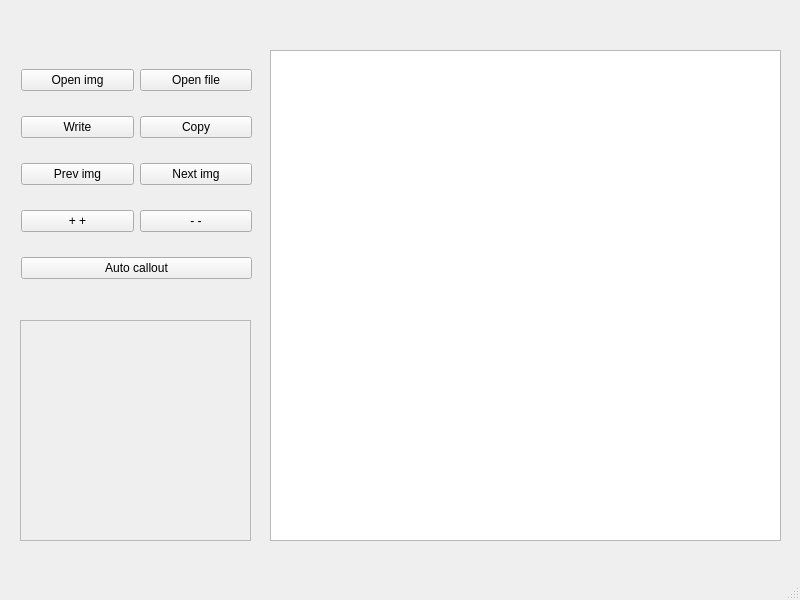
<?xml version="1.0" encoding="UTF-8"?>
<ui version="4.0">
 <class>imgManger</class>
 <widget class="QMainWindow" name="imgManger">
  <property name="geometry">
   <rect>
    <x>0</x>
    <y>0</y>
    <width>800</width>
    <height>600</height>
   </rect>
  </property>
  <property name="windowTitle">
   <string>MainWindow</string>
  </property>
  <widget class="QWidget" name="centralwidget">
   <widget class="QScrollArea" name="scrollArea">
    <property name="geometry">
     <rect>
      <x>20</x>
      <y>320</y>
      <width>231</width>
      <height>221</height>
     </rect>
    </property>
    <property name="widgetResizable">
     <bool>true</bool>
    </property>
    <widget class="QWidget" name="scrollAreaWidgetContents">
     <property name="geometry">
      <rect>
       <x>0</x>
       <y>0</y>
       <width>229</width>
       <height>219</height>
      </rect>
     </property>
    </widget>
   </widget>
   <widget class="QGraphicsView" name="graphicsView">
    <property name="geometry">
     <rect>
      <x>270</x>
      <y>50</y>
      <width>511</width>
      <height>491</height>
     </rect>
    </property>
   </widget>
   <widget class="QWidget" name="">
    <property name="geometry">
     <rect>
      <x>21</x>
      <y>50</y>
      <width>231</width>
      <height>251</height>
     </rect>
    </property>
    <layout class="QGridLayout" name="gridLayout">
     <item row="1" column="0">
      <widget class="QPushButton" name="pushButton_3">
       <property name="text">
        <string>Write</string>
       </property>
      </widget>
     </item>
     <item row="2" column="0">
      <widget class="QPushButton" name="pushButton_5">
       <property name="text">
        <string>Prev img</string>
       </property>
      </widget>
     </item>
     <item row="2" column="1">
      <widget class="QPushButton" name="pushButton_6">
       <property name="text">
        <string>Next img</string>
       </property>
      </widget>
     </item>
     <item row="0" column="0">
      <widget class="QPushButton" name="pushButton">
       <property name="text">
        <string>Open img</string>
       </property>
      </widget>
     </item>
     <item row="4" column="0" colspan="2">
      <widget class="QPushButton" name="pushButton_7">
       <property name="text">
        <string>Auto callout</string>
       </property>
      </widget>
     </item>
     <item row="3" column="0">
      <widget class="QPushButton" name="pushButton_8">
       <property name="text">
        <string>+ +</string>
       </property>
      </widget>
     </item>
     <item row="3" column="1">
      <widget class="QPushButton" name="pushButton_9">
       <property name="text">
        <string>- -</string>
       </property>
      </widget>
     </item>
     <item row="0" column="1">
      <widget class="QPushButton" name="pushButton_2">
       <property name="text">
        <string>Open file</string>
       </property>
      </widget>
     </item>
     <item row="1" column="1">
      <widget class="QPushButton" name="pushButton_4">
       <property name="text">
        <string>Copy</string>
       </property>
      </widget>
     </item>
    </layout>
   </widget>
  </widget>
  <widget class="QStatusBar" name="statusbar"/>
 </widget>
 <resources/>
 <connections/>
</ui>
